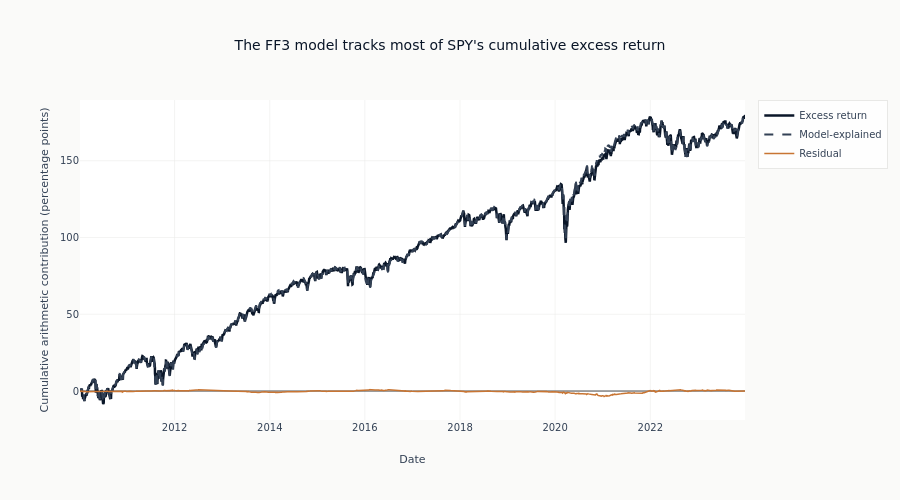

Here is the notebook cell this chart was saved with:
### Code cell
fig = go.Figure()

fig.add_trace(
    go.Scatter(
        x=cum_attribution.index,
        y=cum_attribution["Excess Return"],
        name="Excess return",
        line=dict(color=COLORS["blue"], width=2.5),
    )
)

fig.add_trace(
    go.Scatter(
        x=cum_attribution.index,
        y=cum_attribution["Explained"],
        name="Model-explained",
        line=dict(color=COLORS["neutral"], width=2, dash="dash"),
    )
)
fig.add_trace(
    go.Scatter(
        x=cum_attribution.index,
        y=cum_attribution["Residual"],
        name="Residual",
        line=dict(color=COLORS["copper"], width=1.5),
    )
)

fig.update_layout(
    title=f"The FF3 model tracks most of {attribution_symbol}'s cumulative excess return",
    xaxis_title="Date",
    yaxis_title="Cumulative arithmetic contribution (percentage points)",
    height=500,
)
fig.show()

### Figure 1 — Plotly figure (JSON) as saved in the notebook; plotly's stock layout.template omitted (floating-point values rounded to 4 significant figures; data arrays with more than 128 entries replaced by an {"elided": "..."} marker saying what was removed)
{"data": [{"line": {"color": "#0a1628", "width": 2.5}, "name": "Excess return", "type": "scatter", "x": {"elided": "3521 str values"}, "y": {"elided": "3521 float values"}}, {"line": {"color": "#334155", "dash": "dash", "width": 2}, "name": "Model-explained", "type": "scatter", "x": {"elided": "3521 str values"}, "y": {"elided": "3521 float values"}}, {"line": {"color": "#C87533", "width": 1.5}, "name": "Residual", "type": "scatter", "x": {"elided": "3521 str values"}, "y": {"elided": "3521 float values"}}], "layout": {"height": 500, "title": {"text": "The FF3 model tracks most of SPY's cumulative excess return"}, "xaxis": {"title": {"text": "Date"}}, "yaxis": {"title": {"text": "Cumulative arithmetic contribution (percentage points)"}}}}
